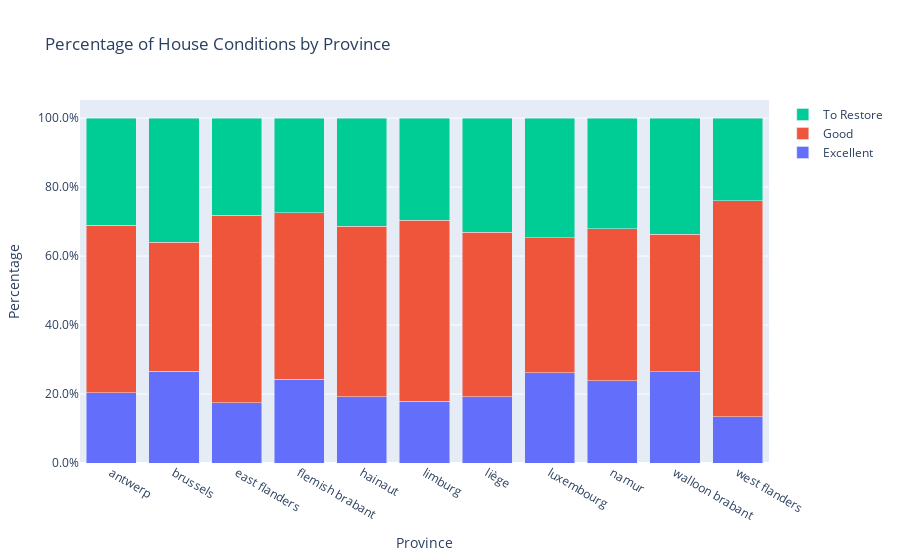

Notebook cell for this chart:
### Code cell
# Grouping data by province and state_construction, calculating counts.
df_province_by_state_construction = df.groupby('province')['state_construction'].value_counts()

# Grouping total counts by province.
total_counts = df_province_by_state_construction.groupby(level=0).sum()

# Calculating percentage of each state_construction per province.
df_province_by_state_construction_percentage = df_province_by_state_construction / total_counts

# Resetting index and renaming column.
df_percentage_reset = df_province_by_state_construction_percentage.reset_index(name='percentage')

# Pivoting data for visualization.
df_pivoted = df_percentage_reset.pivot(index='province', columns='state_construction', values='percentage')

# Creating a figure for visualization.
fig = go.Figure()

# Adding traces for each state_construction category.
for column in df_pivoted.columns:
    fig.add_trace(go.Bar(x=df_pivoted.index, y=df_pivoted[column], name=column))

# Updating layout of the plot.
fig.update_layout(
    barmode='stack',
    title='Percentage of House Conditions by Province',
    xaxis_title='Province',
    yaxis_title='Percentage',
    yaxis_tickformat='.1%'
    )

fig.show()

### Figure 1 — Plotly figure (JSON) as saved in the notebook; plotly's stock layout.template omitted (floating-point values rounded to 4 significant figures)
{"data": [{"name": "Excellent", "type": "bar", "x": ["antwerp", "brussels", "east flanders", "flemish brabant", "hainaut", "limburg", "liège", "luxembourg", "namur", "walloon brabant", "west flanders"], "y": [0.2044, 0.2657, 0.1753, 0.2435, 0.1925, 0.1797, 0.1924, 0.2618, 0.2391, 0.2646, 0.1336]}, {"name": "Good", "type": "bar", "x": ["antwerp", "brussels", "east flanders", "flemish brabant", "hainaut", "limburg", "liège", "luxembourg", "namur", "walloon brabant", "west flanders"], "y": [0.4851, 0.3747, 0.5427, 0.4826, 0.4936, 0.5249, 0.4767, 0.3914, 0.4397, 0.3991, 0.6267]}, {"name": "To Restore", "type": "bar", "x": ["antwerp", "brussels", "east flanders", "flemish brabant", "hainaut", "limburg", "liège", "luxembourg", "namur", "walloon brabant", "west flanders"], "y": [0.3105, 0.3597, 0.282, 0.2739, 0.3138, 0.2955, 0.3309, 0.3468, 0.3212, 0.3363, 0.2398]}], "layout": {"barmode": "stack", "title": {"text": "Percentage of House Conditions by Province"}, "xaxis": {"title": {"text": "Province"}}, "yaxis": {"tickformat": ".1%", "title": {"text": "Percentage"}}}}
